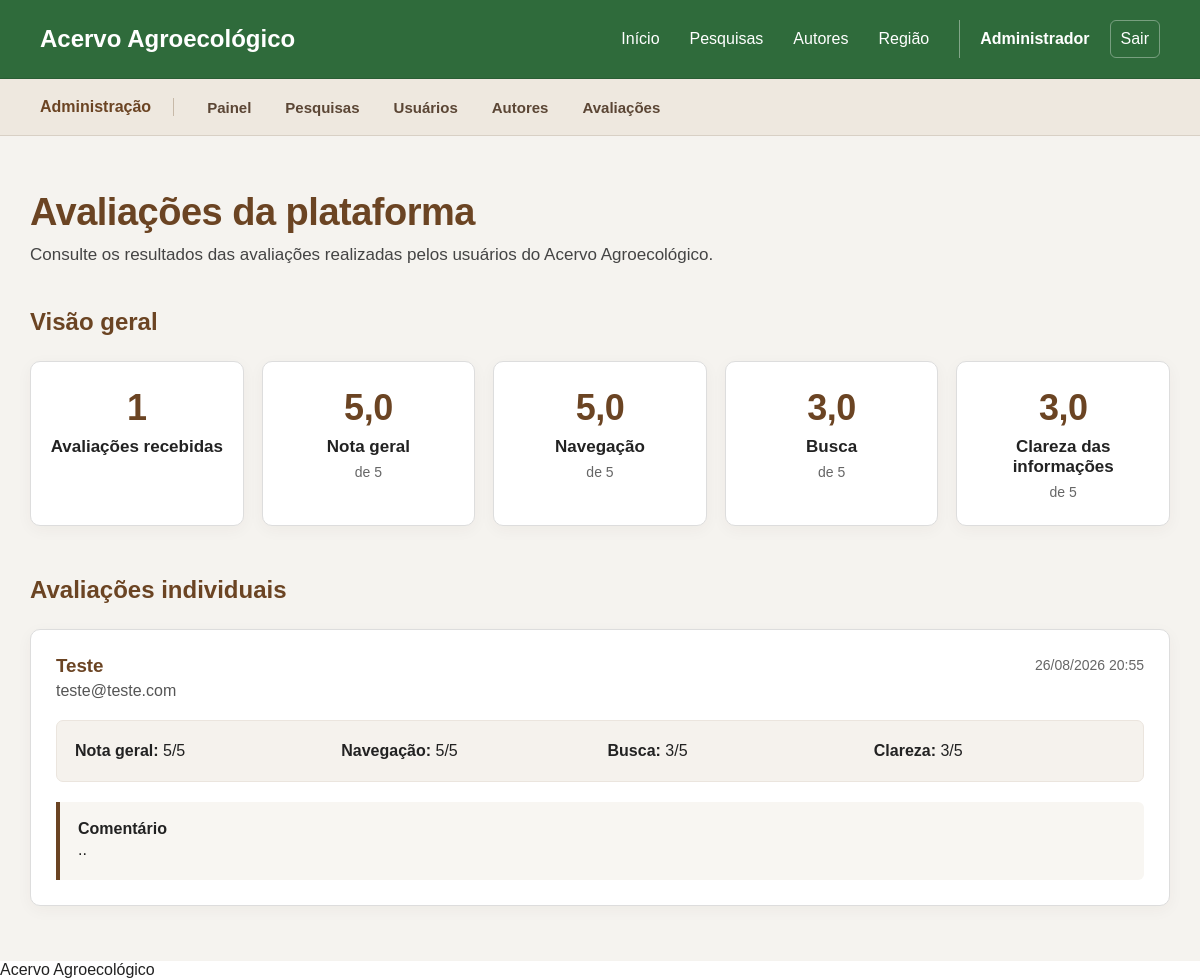
Screenshot of /admin/avaliacoesSite.php (signed in) with the database file from the repository.
### tables this page shows
CREATE TABLE `avaliacoes_site` (
  `id` int(11) NOT NULL,
  `usuario_id` int(11) NOT NULL,
  `nota` tinyint(4) NOT NULL,
  `facilidadeNavegacao` tinyint(4) NOT NULL,
  `facilidadeBusca` tinyint(4) NOT NULL,
  `clarezaInformacoes` tinyint(4) NOT NULL,
  `comentario` text DEFAULT NULL,
  `dataAvaliacao` datetime NOT NULL DEFAULT current_timestamp()
);

CREATE TABLE `usuarios` (
  `id` int(11) NOT NULL,
  `nome` varchar(150) NOT NULL,
  `email` varchar(150) NOT NULL,
  `senha` varchar(255) NOT NULL,
  `tipo` enum('usuario','pesquisador','administrador') NOT NULL,
  `instituicao` varchar(150) DEFAULT NULL,
  `foto_perfil` varchar(255) DEFAULT NULL,
  `ativo` tinyint(1) NOT NULL DEFAULT 1,
  `dataCadastro` datetime NOT NULL DEFAULT current_timestamp()
);

### admin/avaliacoesSite.php (the view, shortened to what this page needs)
<?php
require_once "../includes/conexao.php";
$sqlResumo = "
    SELECT
        COUNT(*) AS total,
        AVG(nota) AS mediaNota,
        AVG(facilidadeNavegacao) AS mediaNavegacao,
        AVG(facilidadeBusca) AS mediaBusca,
        AVG(clarezaInformacoes) AS mediaClareza
    FROM avaliacoes_site
";
$resultadoResumo =
    $conn->query($sqlResumo);
$resumo =
    $resultadoResumo->fetch_assoc();
$totalAvaliacoes =
    (int)$resumo["total"];
$mediaNota =
    $resumo["mediaNota"] !== null
        ? number_format(
            (float)$resumo["mediaNota"],
            1,
            ",",
            "."
        )
        : "0,0";
$mediaNavegacao =
    $resumo["mediaNavegacao"] !== null
        ? number_format(
            (float)$resumo["mediaNavegacao"],
            1,
            ",",
            "."
        )
        : "0,0";
$mediaBusca =
    $resumo["mediaBusca"] !== null
        ? number_format(
            (float)$resumo["mediaBusca"],
            1,
            ",",
            "."
        )
        : "0,0";
$mediaClareza =
    $resumo["mediaClareza"] !== null
        ? number_format(
            (float)$resumo["mediaClareza"],
            1,
            ",",
            "."
        )
        : "0,0";
$itensPorPagina = 10;
$paginaAtual =
    filter_input(
        INPUT_GET,
        "pagina",
        FILTER_VALIDATE_INT
    );
if (
    $paginaAtual === false ||
    $paginaAtual === null ||
    $paginaAtual < 1
) {
    $paginaAtual = 1;
}
$offset =
    ($paginaAtual - 1) *
    $itensPorPagina;
$sqlAvaliacoes = "
    SELECT
        av.id,
        av.nota,
        av.facilidadeNavegacao,
        av.facilidadeBusca,
        av.clarezaInformacoes,
        av.comentario,
        av.dataAvaliacao,
        u.nome AS usuario,
        u.email AS email
    FROM avaliacoes_site av
    INNER JOIN usuarios u
        ON av.usuario_id = u.id
    ORDER BY av.dataAvaliacao DESC
    LIMIT ?
    OFFSET ?
";
$stmtAvaliacoes =
    $conn->prepare(
        $sqlAvaliacoes
    );
$stmtAvaliacoes->bind_param(
    "ii",
    $itensPorPagina,
    $offset
);
$stmtAvaliacoes->execute();
$resultadoAvaliacoes =
    $stmtAvaliacoes->get_result();
require_once "../includes/header.php";
require_once "../includes/menu.php";
?>
<main class="pagina-avaliacoes-site">
    <section class="conteudo-avaliacoes-site">
        <div class="cabecalho-avaliacoes-site">
            <h1>
                Avaliações da plataforma
            </h1>
            <p>
                Consulte os resultados das avaliações
                realizadas pelos usuários do
                Acervo Agroecológico.
            </p>
        </div>
        <section class="resumo-avaliacoes-site">
            <h2>
                Visão geral
            </h2>
            <div class="cards-resumo-avaliacoes">
                <article class="card-resumo-avaliacao">
                    <span class="valor-avaliacao">
                        <?php
                        echo $totalAvaliacoes;
                        ?>
                    </span>
                    <h3>
                        Avaliações recebidas
                    </h3>
                </article>
                <article class="card-resumo-avaliacao">
                    <span class="valor-avaliacao">
                        <?php
                        echo $mediaNota;
                        ?>
                    </span>
                    <h3>
                        Nota geral
                    </h3>
                    <span class="escala-avaliacao">
                        de 5
                    </span>
                </article>
                <article class="card-resumo-avaliacao">
                    <span class="valor-avaliacao">
                        <?php
                        echo $mediaNavegacao;
                        ?>
                    </span>
                    <h3>
                        Navegação
                    </h3>
                    <span class="escala-avaliacao">
                        de 5
                    </span>
                </article>
                <article class="card-resumo-avaliacao">
                    <span class="valor-avaliacao">
                        <?php
                        echo $mediaBusca;
                        ?>
                    </span>
                    <h3>
                        Busca
                    </h3>
                    <span class="escala-avaliacao">
                        de 5
                    </span>
                </article>
                <article class="card-resumo-avaliacao">
                    <span class="valor-avaliacao">
                        <?php
                        echo $mediaClareza;
                        ?>
                    </span>
                    <h3>
                        Clareza das informações
                    </h3>
                    <span class="escala-avaliacao">
                        de 5
                    </span>
                </article>
            </div>
        </section>
        <section class="lista-avaliacoes-site">
            <h2>
                Avaliações individuais
            </h2>
            <?php
            if (
                $resultadoAvaliacoes
                    ->num_rows === 0
            ) :
            ?>
                <div class="sem-avaliacoes-site">
                    <p>
                        Ainda não existem avaliações
                        cadastradas para a plataforma.
                    </p>
                </div>
            <?php else : ?>
                <div class="cards-avaliacoes-site">
                    <?php
                    while (
                        $avaliacao =
                        $resultadoAvaliacoes
                            ->fetch_assoc()
                    ) :
                    ?>
                        <article class="card-avaliacao-site">
                            <div class="topo-avaliacao-site">
                                <div>
                                    <h3>
                                        <?php
                                        echo htmlspecialchars(
                                            $avaliacao[
                                                "usuario"
                                            ]
                                        );
                                        ?>
                                    </h3>
                                    <p>
                                        <?php
                                        echo htmlspecialchars(
                                            $avaliacao[
                                                "email"
                                            ]
                                        );
                                        ?>
                                    </p>
                                </div>
                                <span class="data-avaliacao-site">
                                    <?php
                                    echo date(
                                        "d/m/Y H:i",
                                        strtotime(
                                            $avaliacao[
                                                "dataAvaliacao"
                                            ]
                                        )
                                    );
                                    ?>
                                </span>
                            </div>
                            <div class="notas-avaliacao-site">
                                <div>
                                    <strong>
                                        Nota geral:
                                    </strong>
                                    <?php
                                    echo (int)$avaliacao[
                                        "nota"
                                    ];
                                    ?>/5
                                </div>
                                <div>
                                    <strong>
                                        Navegação:
                                    </strong>
                                    <?php
                                    echo (int)$avaliacao[
                                        "facilidadeNavegacao"
                                    ];
                                    ?>/5
                                </div>
                                <div>
                                    <strong>
                                        Busca:
                                    </strong>
                                    <?php
                                    echo (int)$avaliacao[
                                        "facilidadeBusca"
                                    ];
                                    ?>/5
                                </div>
                                <div>
                                    <strong>
                                        Clareza:
                                    </strong>
                                    <?php
                                    echo (int)$avaliacao[
                                        "clarezaInformacoes"
                                    ];
                                    ?>/5
                                </div>
                            </div>
                            <?php
                            if (
                                !empty(
                                    $avaliacao[
                                        "comentario"
                                    ]
                                )
                            ) :
                            ?>
                                <div class="comentario-avaliacao-site">
                                    <strong>
                                        Comentário
                                    </strong>
                                    <p>
                                        <?php
                                        echo nl2br(
                                            htmlspecialchars(
                                                $avaliacao[
                                                    "comentario"
                                                ]
                                            )
                                        );
                                        ?>
                                    </p>
                                </div>
                            <?php endif; ?>
                        </article>
                    <?php endwhile; ?>
                </div>
            <?php endif; ?>
        </section>
    </section>
</main>
<?php
require_once "../includes/footer.php";
?>

### css/style.css (style rules this page uses)
* { margin: 0; padding: 0; box-sizing: border-box; }
body { font-family: Arial, sans-serif; background-color: #ffffff; color: #222222; }

### css/avaliacoesSite.css (style rules this page uses)
.pagina-avaliacoes-site { padding: 55px 30px; background-color: #f5f3ef; min-height: calc(100vh - 80px); }
.conteudo-avaliacoes-site { max-width: 1300px; margin: 0 auto; }
.cabecalho-avaliacoes-site { margin-bottom: 40px; }
.cabecalho-avaliacoes-site h1 { margin-bottom: 8px; color: #6b4423; font-size: 38px; }
.cabecalho-avaliacoes-site p { font-size: 17px; line-height: 1.5; }
.resumo-avaliacoes-site { margin-bottom: 50px; }
.resumo-avaliacoes-site h2 { margin-bottom: 25px; color: #6b4423; }
.cards-resumo-avaliacoes { display: grid; grid-template-columns: repeat(5, minmax(0, 1fr)); gap: 18px; }
.card-resumo-avaliacao { padding: 25px 18px; background-color: #ffffff; border: 1px solid #dddddd; border-radius: 10px; text-align: center; }
.valor-avaliacao { display: block; margin-bottom: 8px; color: #6b4423; font-size: 36px; font-weight: bold; }
.card-resumo-avaliacao h3 { margin: 0; font-size: 17px; }
.escala-avaliacao { display: block; margin-top: 5px; color: #666666; font-size: 14px; }
.lista-avaliacoes-site h2 { margin-bottom: 25px; color: #6b4423; }
.cards-avaliacoes-site { display: flex; flex-direction: column; gap: 20px; }
.card-avaliacao-site { padding: 25px; background-color: #ffffff; border: 1px solid #dddddd; border-radius: 10px; }
.topo-avaliacao-site { display: flex; justify-content: space-between; align-items: flex-start; gap: 20px; margin-bottom: 20px; }
.topo-avaliacao-site h3 { margin: 0 0 5px; color: #6b4423; }
.topo-avaliacao-site p { margin: 0; color: #555555; }
.data-avaliacao-site { color: #666666; font-size: 14px; white-space: nowrap; }
.notas-avaliacao-site { display: grid; grid-template-columns: repeat(4, minmax(0, 1fr)); gap: 15px; padding: 18px; background-color: #f5f2ed; border-radius: 7px; }
.comentario-avaliacao-site { margin-top: 20px; padding: 18px; border-left: 4px solid #6b4423; background-color: #f8f6f2; }
.comentario-avaliacao-site p { margin-bottom: 0; line-height: 1.5; }
.cabecalho-avaliacoes-site h1 { letter-spacing: -0.5px; }
.cabecalho-avaliacoes-site p { color: #444444; line-height: 1.55; }
.card-resumo-avaliacao, .card-avaliacao-site, .sem-avaliacoes-site { box-shadow: 0 4px 16px rgba(60, 40, 20, 0.045); }
.card-resumo-avaliacao, .card-avaliacao-site { transition: transform 0.18s ease, box-shadow 0.18s ease, border-color 0.18s ease; }
.valor-avaliacao { letter-spacing: -0.5px; }
.escala-avaliacao { margin-top: 7px; }
.notas-avaliacao-site { border: 1px solid #ebe5de; }
.notas-avaliacao-site > div { line-height: 1.45; }
.comentario-avaliacao-site { border-radius: 0 6px 6px 0; }
.data-avaliacao-site { padding-top: 2px; }

### rows the page displays
avaliacoes_site: usuario.nome "Teste", usuario.email "teste@teste.com", dataAvaliacao "26/08/2026 20:55", nota "5", facilidadeNavegacao "5", facilidadeBusca "3", clarezaInformacoes "3", comentario ".."

### other values shown
$_SESSION["usuario_nome"] "Administrador"
$totalAvaliacoes "1"
$mediaNota "5,0"
$mediaNavegacao "5,0"
$mediaBusca "3,0"
$mediaClareza "3,0"
